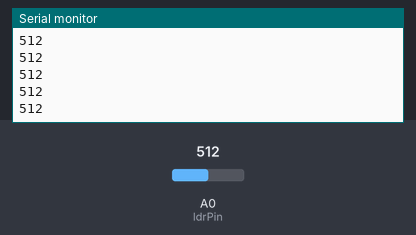
This sketch was run on a simulated Arduino Uno, built with avr-gcc and run on an emulated ATmega328P. Shown: the last lines printed to the serial monitor. The inputs (shaded band) are chosen by the test bench; at power-on: A0 (ldrPin) = 512.

Above: at 1.2 s.
1.3 s: A0 (ldrPin) set to 716
At 2.2 s:
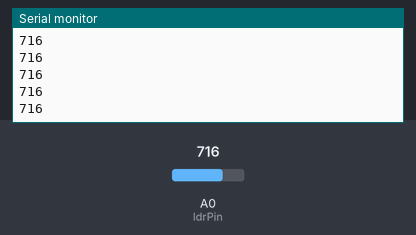
2.8 s: A0 (ldrPin) set to 900
At 3.9 s:
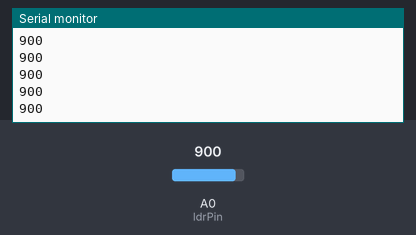
Timing chart, 0 to 5.8 s (numbered marks = the images above; inputs shaded):
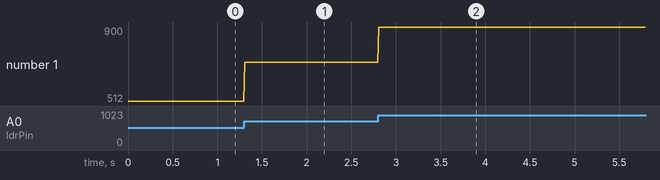

Measured:
- after the input at 1.3 s, the serial monitor: prints a new line at once (image 1)
- after the input at 2.8 s, the serial monitor: prints a new line at once (image 2)
- plotted number 1: 512 → 716 after the input at 1.3 s, 716 → 900 after the input at 2.8 s

The sketch:

Arduino_2_Processing.ino
```cpp
int ldrPin = A0; // the LDR
void setup() {
  // put your setup code here, to run once:
Serial.begin(9600); // init the Serial
}

void loop() {
    int LDRReading = analogRead(ldrPin);
    Serial.println(LDRReading);
    delay(10); //just here to slow down the output

}
```
